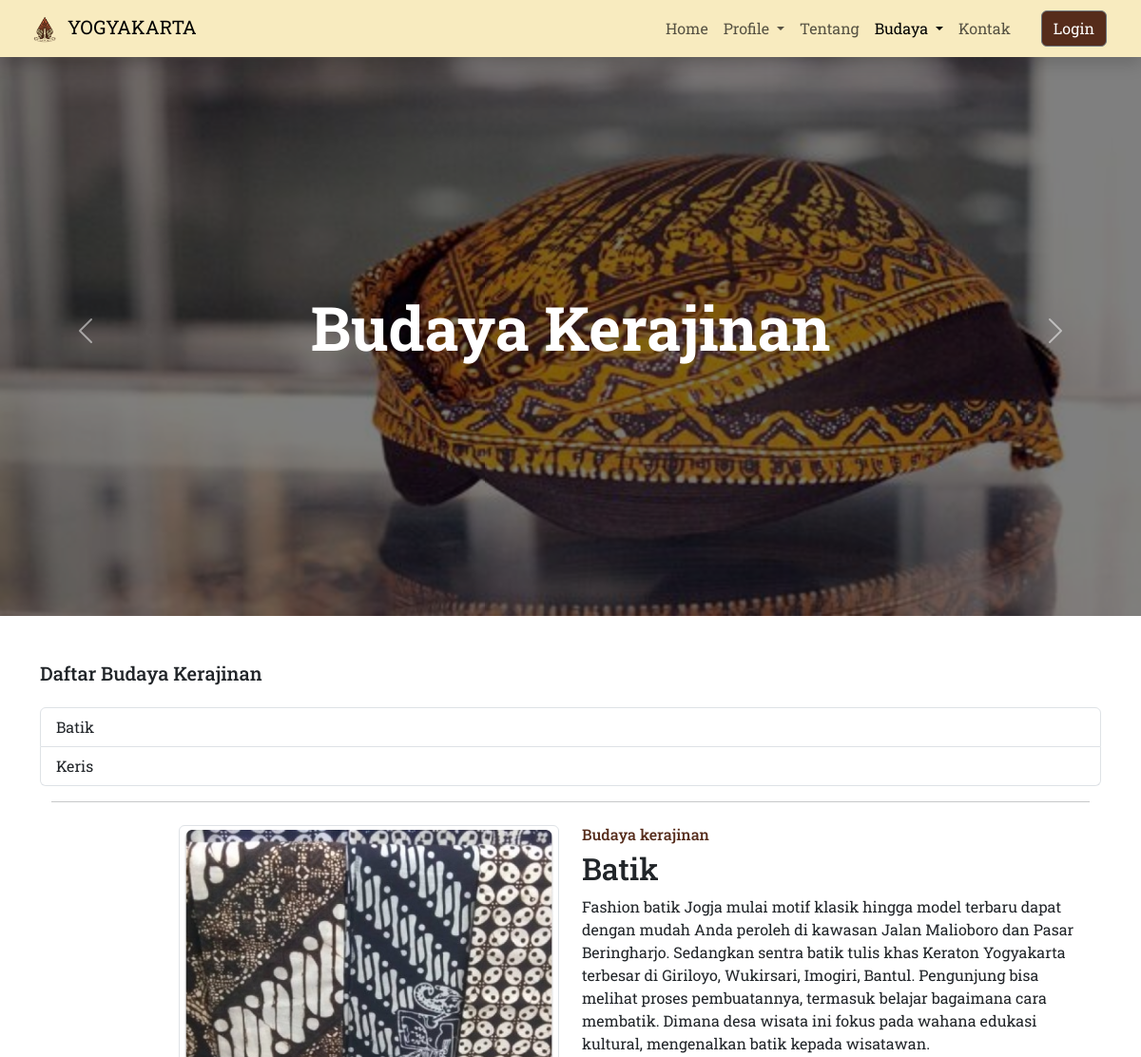
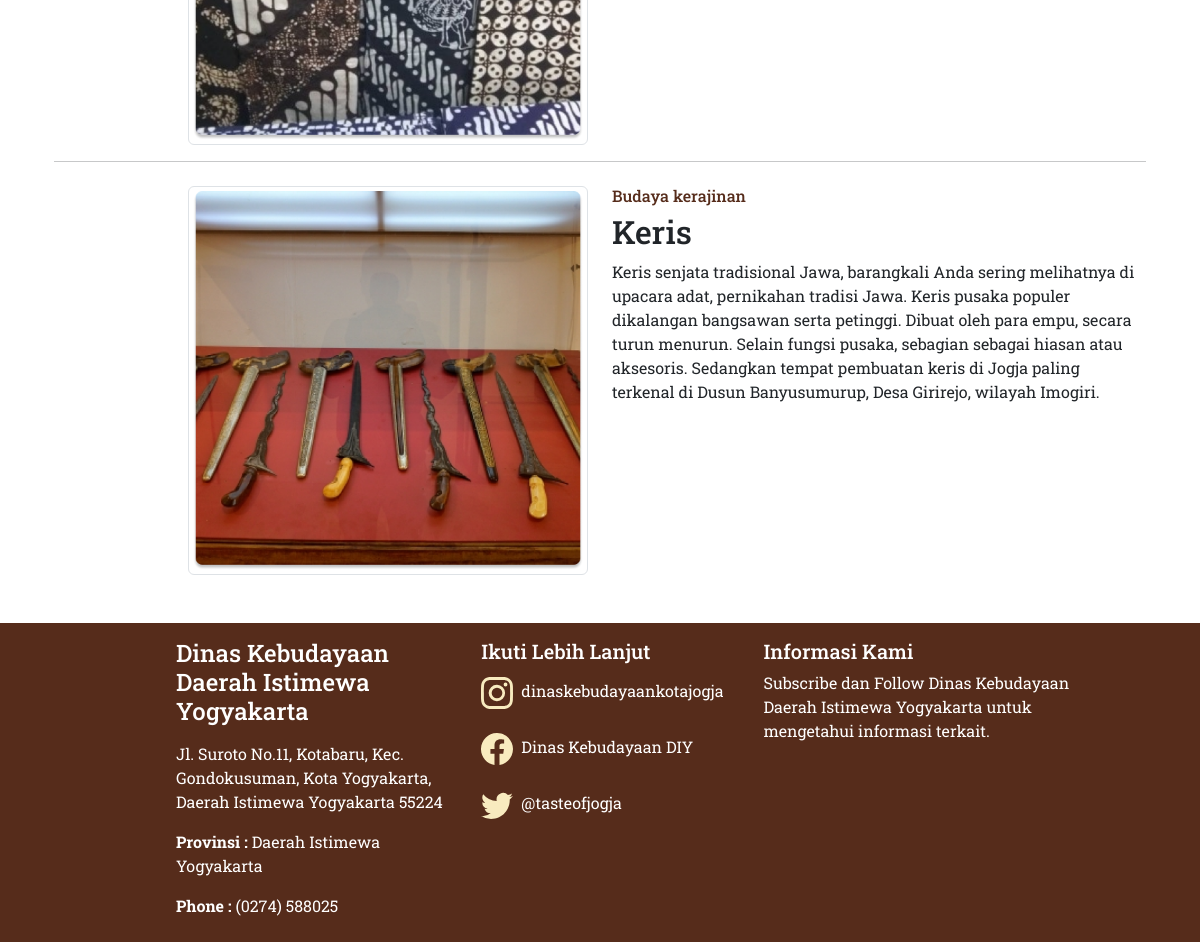
Screenshot of /budayaKerajinan.php with the database file from the repository (2 pictures, top to bottom).
### tables this page shows
CREATE TABLE `kerajinan` (
  `id` int(11) NOT NULL,
  `title` varchar(50) NOT NULL,
  `description` varchar(5000) NOT NULL,
  `images` varchar(50) NOT NULL
);

### budayaKerajinan.php (the view, shortened to what this page needs)
<?php
include('includes/navbarBudaya.php');
include('admin/database/dbconfig.php');
?>
<main>
    <header style="height:auto; min-height: auto;">
        <div id="carouselExampleAutoplaying" class="carousel slide mt-5" data-bs-ride="carousel">
            <div class="carousel-inner position-relative">
                <div class="carousel-item active">
                    <img src="img/kerajinan-1.jpg" class="d-block w-100" alt="...">
                </div>
                <div class="position-absolute position-absolute top-50 start-50 translate-middle z-3">
                    <h1 class="text-center text-white display-3 fw-bold">Budaya Kerajinan</h1>
                </div>
                <div class="overlay"></div>
            </div>
            <button class="carousel-control-prev" type="button" data-bs-target="#carouselExampleAutoplaying" data-bs-slide="prev">
                <span class="carousel-control-prev-icon" aria-hidden="true"></span>
            </button>
            <button class="carousel-control-next" type="button" data-bs-target="#carouselExampleAutoplaying" data-bs-slide="next">
                <span class="carousel-control-next-icon" aria-hidden="true"></span>
            </button>
        </div>
    </header>
    <?php
    $query = "SELECT * FROM kerajinan";
    $query_run = mysqli_query($connection, $query);
    if (mysqli_num_rows($query_run) > 0) {
    ?>
        <div class="container width-60 mt-5 mb-5">
            <h5>Daftar Budaya Kerajinan</h5>
            <div class="list-group width-30 mt-4">
                <?php
                while ($row = mysqli_fetch_assoc($query_run)) {
                ?>
                    <a href="#<?php echo $row['id']; ?>" class="list-group-item list-group-item-action">
                        <?php echo $row['title'] ?>
                    </a>
                <?php
                }
                ?>
            </div>
            <?php
            mysqli_data_seek($query_run, 0);
            while ($row = mysqli_fetch_assoc($query_run)) {
            ?>
                <div id="<?php echo $row['id']; ?>" class="container mt-3">
                <hr>
                    <div class="row mt-3">
                        <div class="col-sm-6 mt-2">
                            <?php echo '<img src="admin/upload/' . $row['images'] . '" width="75%" height="75%" class="img-thumbnail float-end d-none d-sm-block" alt="kerajinan">' ?>
                        </div>
                        <div class="col-sm-6 mt-2">
                            <h6 style="color: #562C1B">Budaya kerajinan</h6>
                            <h2><?php echo $row['title'] ?></h2>
                            <p><?php echo $row['description'] ?></p>
                        </div>
                    </div>
                </div>
            <?php
            }
            ?>
        </div>
    <?php
    } else {
        echo "No Record Found";
    }
    ?>
</main>
<?php
include('includes/footer.php');
?>

### includes/navbarBudaya.php (shortened to what this page needs)
<!doctype html>
<html lang="en">
<head>
    <link href="https://cdn.jsdelivr.net/npm/bootstrap@5.3.0-alpha3/dist/css/bootstrap.min.css" rel="stylesheet">
    <link rel="stylesheet" href="css/style.css">
</head>
<body>
    <nav class="navbar navbar-expand-lg fixed-top shadow" style="background-color: #F8EBBF; width:100vw;">
        <div class="container-fluid">
            <a class="navbar-brand ms-3" href="index.php">
                <img src="img/logo-jogja.png" alt="Logo" width="38" height="32" class="d-inline-block align-text-top">
                YOGYAKARTA
            </a>
            <div class="collapse navbar-collapse" id="navbarNavDropdown">
                <ul class="navbar-nav p-auto ms-auto me-lg-4">
                    <li class="nav-item">
                        <a class="nav-link" aria-current="page" href="index.php">Home</a>
                    </li>
                    <li class="nav-item dropdown">
                        <a class="nav-link dropdown-toggle" href="#" role="button" data-bs-toggle="dropdown" aria-expanded="false">
                            Profile
                        </a>
                    </li>
                    <li class="nav-item">
                        <a class="nav-link" href="about.php">Tentang</a>
                    </li>
                    <li class="nav-item dropdown">
                        <a class="nav-link active dropdown-toggle" href="#" role="button" data-bs-toggle="dropdown" aria-expanded="false">
                            Budaya
                        </a>
                    </li>
                    <li class="nav-item">
                        <a class="nav-link" href="contact.php">Kontak</a>
                    </li>
                </ul>
                <a class="btn btn-secondary me-4 login" href="admin/index.php" role="button">Login</a>
            </div>
        </div>
    </nav>

### includes/footer.php (shortened to what this page needs)
<footer>
        <div class="foot flex-sm-row ps-lg-5 pt-2 d-lg-flex">
            <div class="p-2">
                <h4 class="pb-2">Dinas Kebudayaan Daerah Istimewa Yogyakarta</h4>
                <p>Jl. Suroto No.11, Kotabaru, Kec. Gondokusuman, Kota Yogyakarta, Daerah Istimewa Yogyakarta 55224</p>
                <p><b>Provinsi :</b> Daerah Istimewa Yogyakarta</p>
                <p><b>Phone :</b> (0274) 588025</p>
            </div>
            <div class="p-2 me-3">
                <h5>Ikuti Lebih Lanjut</h5>
                <div class="d-flex flex-column">
                    <a href="https://www.instagram.com/dinaskebudayaankotajogja/" target="_blank">
                        <div class="d-flex flex-row">
                            <div class="p-2">
                            </div>
                            <div class="p-2">
                                <p>dinaskebudayaankotajogja</p>
                            </div>
                        </div>
                    </a>
                    <a href="https://www.facebook.com/dinaskebudayaandiy/" target="_blank">
                        <div class="d-flex flex-row">
                            <div class="p-2">
                            </div>
                            <div class="p-2">
                                <p>Dinas Kebudayaan DIY</p>
                            </div>
                        </div>
                    </a>
                    <a href="https://twitter.com/tasteofjogja" target="_blank">
                        <div class="d-flex flex-row">
                            <div class="p-2">
                            </div>
                            <div class="p-2">
                                <p>@tasteofjogja</p>
                            </div>
                        </div>
                    </a>
                </div>
            </div>
            <div class="p-2">
                <h5>Informasi Kami</h5>
                <p>Subscribe dan Follow Dinas Kebudayaan Daerah Istimewa Yogyakarta untuk mengetahui informasi terkait.</p>
            </div>
        </div>
    </footer>
    </body>
</html>

### css/style.css (style rules this page uses)
nav { z-index: 999; }
.login { background-color: #562C1B }
header { position: relative; background-color: black; width: 100%; overflow: hidden; padding: 0; }
header .overlay { position: absolute; top: 0; left: 0; height: 100%; width: 100%; background-color: black; opacity: 0.5; z-index: 1; }
footer { background-color: #562C1B; color: white; }
.foot { width: 80%; margin: 0 auto; }
.logo { color: #F8EBBF; scale: 2; }
a { text-decoration: none; color: white; }

### includes/navbarBudaya.php (style rules this page uses)
body { font-family: 'Roboto Slab', serif; }

### rows the page displays
kerajinan: title "Batik", images (picture), description "Fashion batik Jogja mulai motif klasik hingga model terbaru dapat dengan mudah Anda peroleh di kawasan Jalan Malioboro dan Pasar Beringharjo. Sedangkan sentra batik tulis khas Keraton Yogyakarta terbesar di Giriloyo, Wukirsari, Imogiri, Bantul. Pengunjung bisa melihat proses pembuatannya, termasuk belajar bagaimana cara membatik. Dimana desa wisata ini fokus pada wahana edukasi kultural, mengenalkan batik kepada wisatawan."
kerajinan: title "Keris", images (picture), description "Keris senjata tradisional Jawa, barangkali Anda sering melihatnya di upacara adat, pernikahan tradisi Jawa. Keris pusaka populer dikalangan bangsawan serta petinggi. Dibuat oleh para empu, secara turun menurun. Selain fungsi pusaka, sebagian sebagai hiasan atau aksesoris. Sedangkan tempat pembuatan keris di Jogja paling terkenal di Dusun Banyusumurup, Desa Girirejo, wilayah Imogiri."
